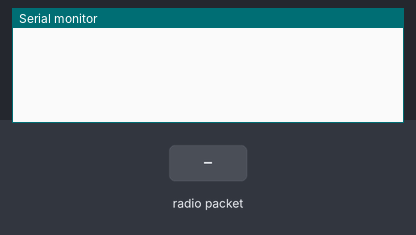
A sketch run on a simulated Arduino Zero (SAMD21). Shown: the last lines printed to the serial monitor. Inputs (shaded band) come from the test bench. No radio packets arrive unless stated.

Above: at 1.7 s.
1.8 s: radio packet "1" arrives
At 3.0 s:
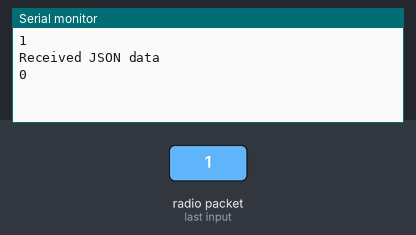
3.3 s: radio packet "2" arrives
At 4.3 s:
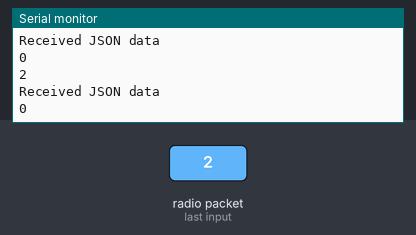
Timing chart, 0 to 6.3 s (numbered marks = the images above; inputs shaded):
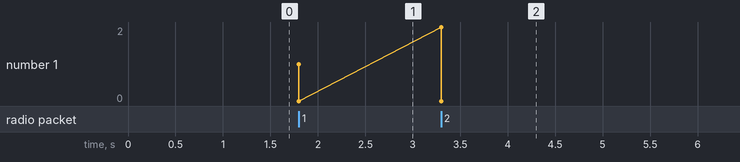

Measured:
- after the input at 1.8 s, the serial monitor: prints a new line at once (image 1)
- after the input at 3.3 s, the serial monitor: prints a new line at once (image 2)

The sketch:

actuator_node.ino
```cpp
/*
Code for dummy actuator. It checks for a message from the leader
and turns on the LED for a few seconds
*/
#include <SPI.h>
 //Radio Head Library:
#include <RH_RF95.h>
#include <ArduinoJson.h>

#define PACKET_SIZE 128
#define FREQUENCY 915
#define LEADER_NODE 1

#define LED 4

// We need to provide the RFM95 module's chip select and interrupt pins to the
// rf95 instance below.On the SparkFun ProRF those pins are 12 and 6 respectively.
RH_RF95 rf95(12, 6);

bool receivePacket(){
  // Receive data from the leader
  StaticJsonDocument<200> doc;
  DeserializationError error;

  if (rf95.available()){
    uint8_t buf[PACKET_SIZE];
    uint8_t len = PACKET_SIZE;
    if (rf95.recv(buf, &len)){
        SerialUSB.println((char *)buf);
        error = deserializeJson(doc, buf);
        if(!error){
          SerialUSB.println("Received JSON data");
          if((int)doc["node_id"]==LEADER_NODE){
            SerialUSB.println("it's from leader!!!!!");
          }
          SerialUSB.println((int)doc["node_id"]);
          return true;
        }
      }else{
        SerialUSB.println("Recieve failed");
      }
  }
  return false;
}

void setupLora(){
    if (rf95.init() == false) {
        SerialUSB.println("Radio Init Failed - Freezing");
        while (1);
    } else {
        //An LED inidicator to let us know radio initialization has completed.
        digitalWrite(LED_BUILTIN, HIGH);
        delay(500);
        digitalWrite(LED_BUILTIN, LOW);
    }
    // Set frequency
    rf95.setFrequency(FREQUENCY);
    // Transmitter power can range from 14-20dbm.
    rf95.setTxPower(20, false);
}


void setup() {
    SerialUSB.begin(9600);
    while(!SerialUSB);
    setupLora();
}

// The following 2 functions are there to keep led off and on for 5 minuites
int ledTurnedOnAt;
void turnOnLed(){
  digitalWrite(LED_BUILTIN, HIGH);
  ledTurnedOnAt = millis();

}
void turnOffLedIfTimeComplete(int timeLimit){
    if(millis() - ledTurnedOnAt > timeLimit){
      digitalWrite(LED_BUILTIN, LOW);
    }
}

void loop() {
  bool receivedCommand = receivePacket();
  if(receivedCommand){
    turnOnLed();
  }
  turnOffLedIfTimeComplete(5000);

}
```
